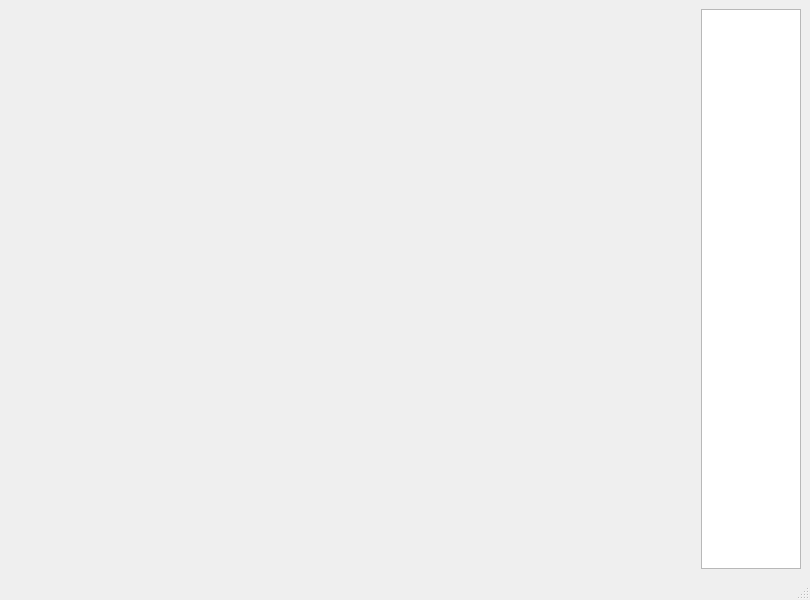
<?xml version="1.0" encoding="UTF-8"?>
<ui version="4.0">
 <class>MainWindow</class>
 <widget class="QMainWindow" name="MainWindow">
  <property name="geometry">
   <rect>
    <x>0</x>
    <y>0</y>
    <width>810</width>
    <height>600</height>
   </rect>
  </property>
  <property name="windowTitle">
   <string>MainWindow</string>
  </property>
  <widget class="QWidget" name="centralwidget">
   <layout class="QGridLayout" name="gridLayout">
    <item row="0" column="1">
     <widget class="QListView" name="listView">
      <property name="maximumSize">
       <size>
        <width>100</width>
        <height>16777215</height>
       </size>
      </property>
     </widget>
    </item>
    <item row="0" column="0">
     <widget class="QStackedWidget" name="stackedWidget">
      <property name="currentIndex">
       <number>3</number>
      </property>
      <widget class="QWidget" name="welcome"/>
      <widget class="Widget_signin" name="signin"/>
      <widget class="Widget_signup" name="signup"/>
      <widget class="QWidget" name="home"/>
     </widget>
    </item>
   </layout>
  </widget>
  <widget class="QMenuBar" name="menubar">
   <property name="geometry">
    <rect>
     <x>0</x>
     <y>0</y>
     <width>810</width>
     <height>20</height>
    </rect>
   </property>
  </widget>
  <widget class="QStatusBar" name="statusbar"/>
 </widget>
 <customwidgets>
  <customwidget>
   <class>Widget_signin</class>
   <extends>QWidget</extends>
   <header>UI/Widget_signin.h</header>
   <container>1</container>
  </customwidget>
  <customwidget>
   <class>Widget_signup</class>
   <extends>QWidget</extends>
   <header>UI/Widget_signup.h</header>
   <container>1</container>
  </customwidget>
 </customwidgets>
 <resources/>
 <connections/>
</ui>
